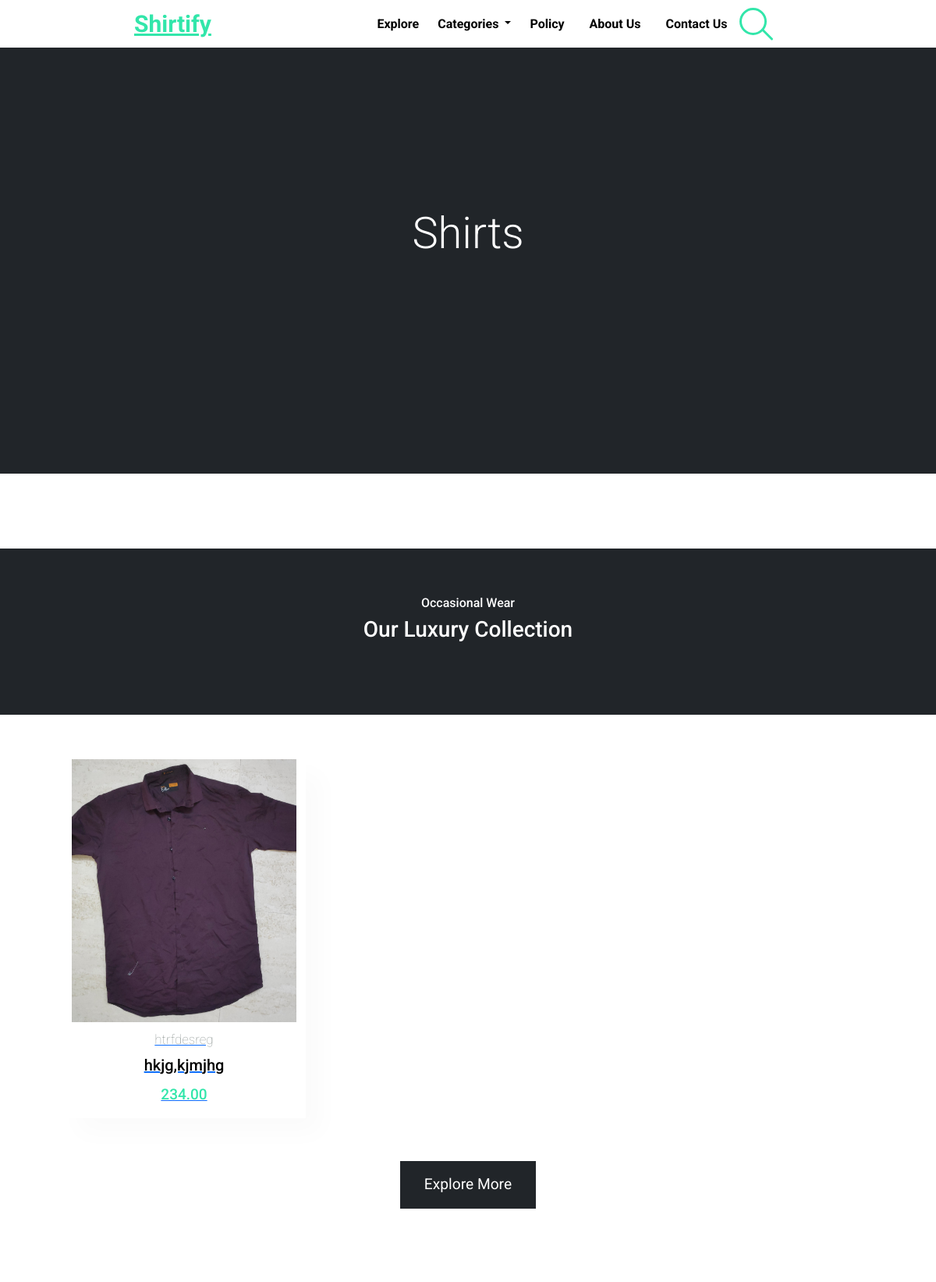
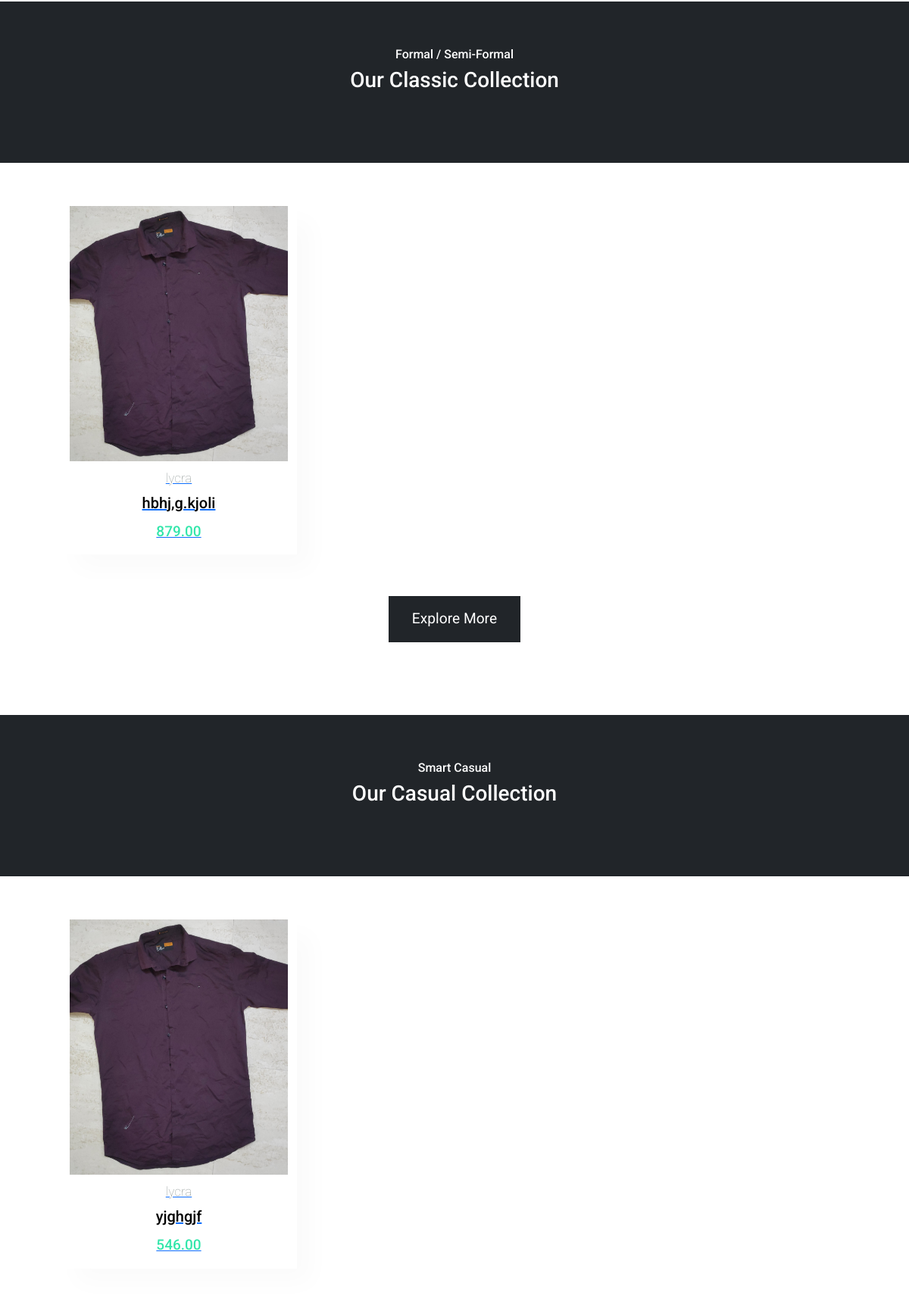
The app's page /mens-category/ (upper part) with its own data (2 pictures, top to bottom).
### main_app/models.py (models this page shows, shortened)
class occational(models.Model):
    title = models.CharField(max_length=255)
    cloth_material_category = models.CharField(max_length=100)
    description = models.TextField()
    price = models.DecimalField(max_digits=10, decimal_places=2)
    quantity = models.IntegerField()
    image = models.ImageField(upload_to='product_images/')
    url= models.CharField(max_length=400)
    tags= models.CharField(max_length=200, blank=True)

class formal(models.Model):
    title = models.CharField(max_length=255)
    cloth_material_category = models.CharField(max_length=100)
    description = models.TextField()
    price = models.DecimalField(max_digits=10, decimal_places=2)
    quantity = models.IntegerField()
    image = models.ImageField(upload_to='product_images/')
    url= models.CharField(max_length=400)
    tags= models.CharField(max_length=200, blank=True)

class casual(models.Model):
    title = models.CharField(max_length=255)
    cloth_material_category = models.CharField(max_length=100)
    description = models.TextField()
    price = models.DecimalField(max_digits=10, decimal_places=2)
    quantity = models.IntegerField()
    image = models.ImageField(upload_to='product_images/')
    url= models.CharField(max_length=400)
    tags= models.CharField(max_length=200, blank=True)

### main_app/views.py (the view)
# urls.py: path('mens-category/', views.mens, name='men-category'),
def mens(request):
    lux= occational.objects.all()
    form= formal.objects.all()
    cas= casual.objects.all()
    kds= kids.objects.all()
    return render (request, 'men.html', {'lux': lux, 'form': form, 'cas': cas,'kds':kds})

### main_app/templates/men.html (shortened to what this page needs)
{%load static%}
<!DOCTYPE html>
<html lang="en">
<head>
  <link href="https://cdn.jsdelivr.net/npm/bootstrap@5.3.3/dist/css/bootstrap.min.css"rel="stylesheet"
crossorigin="anonymous">
  <link rel="stylesheet"href="{% static "css/style.css"%} ">
    <link rel="stylesheet"href="https://cdnjs.cloudflare.com/ajax/libs/font-awesome/6.1.1/css/all.min.css">
</head>
<body>
  <header>
    <nav id="navbar" class="navbar navbar-expand-lg fixed-top navbar-light bg-transparent">
      <div class="container-fluid d-flex justify-content-between">
          <a class="brand1" href="{% url "home" %}">Shirtify</a>
          <div class="collapse navbar-collapse justify-content-center" id="navbarSupportedContent">
              <ul class="navbar-nav align-items-center">
                  <li class="nav-item">
                      <a class="nav-link mx-2" href="{% url "men-category" %}">Explore</a>
                  </li>
                  <li class="nav-item dropdown">
                      <a class="nav-link dropdown-toggle" href="#" role="button" data-bs-toggle="dropdown"
                          aria-expanded="false">
                          Categories
                      </a>
                  </li>
                  <li class="nav-item">
                      <a class="nav-link mx-2" href="#!">Policy</a>
                  </li>
                  <li class="nav-item">
                      <a class="nav-link mx-2" href="{% url "about" %}">About Us</a>
                  </li>
                  <li class="nav-item">
                      <a class="nav-link mx-2" href=" {% url "contact" %}">Contact Us</a>
                  </li>
                  <li class="nav-item">
                      <div class="cntr">
                          <div class="cntr-innr">
                            <form method="get" action="{% url 'search' %}">
                              <label class="search" for="inpt_search">
                                <input id="inpt_search" name="q" type="text"  />
                              </label>
                            </form>
                          </div>
                      </div>
                  </li>
              </ul>
          </div>
      </div>
  </nav>
  </header>
  <div class="jumbotron jumbotron-fluid text-center bg-dark position-relative">
    <video autoplay loop muted class="img-fluid"style="width: 100%; height: 80%; object-fit: cover;">
      <source src="{% static "video_assets/shirts.mp4"%}"type="video/mp4">
    </video>
    <div class="container position-absolute top-50 start-50 translate-middle"style="color: white;">
      <h1 class="display-4">Shirts</h1>
    </div>
  </div>
  <section id="long-card"style="position: relative;">
    <div class="card bg-dark text-white"style="border: none; border-radius: 0;">
      <div class="slogan">
        <p class="h6"> Occasional Wear </p>
        <p class="h3">Our Luxury Collection</p><br>
      </div>
    </div>
  </section>
  <section id="Product" class="section-p1">
    <div class="pro-container">
      {% for i in lux|slice:":6" %}
      <div class="pro">
        <a href="{% url 'product_detail' 'lux' i.id %}">
        <img src="{{ i.image.url }}" alt="shirt 1">
        <div class="desc">
          <span>{{ i.cloth_material_category }}</span>
          <h5>{{i.title}}</h5>
          <h4>{{i.price}}</h4>
        </div>
      </a>
      </div>
      {% endfor %}
    </div>
  </section>
  <div class="text-center">
    <a href="{% url "occasional" %} ">
      <button class="btn btn-dark custom-button">Explore More</button>
    </a>
</div>
  <section id="long-card"style="position: relative;">
    <div class="card bg-dark text-white"style="border: none; border-radius: 0;">
      <div class="slogan">
        <p class="h6"> Formal / Semi-Formal </p>
        <p class="h3">Our Classic Collection</p><br>
      </div>
    </div>
  </section>
  <section id="Product" class="section-p1">
    <div class="pro-container">
      {% for i in form|slice:":6" %}
      <div class="pro">
        <a href="{% url 'product_detail' 'form' i.id %}">
        <img src="{{ i.image.url }}" alt="shirt 1">
        <div class="desc">
          <span>{{ i.cloth_material_category }}</span>
          <h5>{{i.title}}</h5>
          <h4>{{i.price}}</h4>
        </div>
      </a>
      </div>
      {% endfor %}
    </div>
  </section>
  <div class="text-center">
    <a href="{% url "formals" %} ">
      <button class="btn btn-dark custom-button">Explore More</button>
    </a>
</div>
  <section id="long-card"style="position: relative;">
    <div class="card bg-dark text-white"style="border: none; border-radius: 0;">
      <div class="slogan">
        <p class="h6"> Smart Casual </p>
        <p class="h3">Our Casual Collection</p><br>
      </div>
    </div>
  </section>
  <section id="Product" class="section-p1">
    <div class="pro-container">
      {% for i in cas|slice:":6" %}
      <div class="pro">
        <a href="{% url 'product_detail' 'cas' i.id %}">
        <img src="{{ i.image.url }}" alt="shirt 1">
        <div class="desc">
          <span>{{ i.cloth_material_category }}</span>
          <h5>{{i.title}}</h5>
          <h4>{{i.price}}</h4>
        </div>
      </a>
      </div>
      {% endfor %}
    </div>
  </section>
</body>
</html>

### main_app/static/css/style.css (style rules this page uses)
body { font-family: 'Roboto', sans-serif; font-weight: 100; }
.section-p1 { padding: 40px 80px; }
.navbar { transition: background-color 0.3s ease-in-out; font-weight: 700; }
.brand1 { font-size: 30px; color: #32e6aa; padding-left: 160px; }
.nav-link { list-style: none; padding: 0; color: black; }
.search { display: inline-block; position: relative; height: 35px; width: 35px; box-sizing: border-box; margin: 0px 8px 7px 0px; padding: 7px 9px 0px 9px; border: 3px solid #32e6aa; border-radius: 25px; transition: all 200ms ease; cursor: text; }
.search:after { content: ""; position: absolute; width: 3px; height: 20px; right: -5px; top: 21px; background: #32e6aa; border-radius: 3px; transform: rotate(-45deg); transition: all 200ms ease; }
.search input { width: 100%; border: none; box-sizing: border-box; font-family: Helvetica; font-size: 15px; color: black; background: transparent; outline-width: 0px; }
#Product { text-align: center; }
#Product .pro-container { display: flex; justify-content: space-between; padding-top: 1px; flex-wrap: wrap; }
#Product .pro { width: 30%; min-width: 250px; padding: 1px 12px; border: none; cursor: pointer; box-shadow: 20px 20px 30px rgba(0, 0, 0, 0.02); margin: 15px 0; transition: 0.2s ease; position: relative; }
#Product .pro img { width: 100%; }
#Product .pro .desc { text-align: center; padding: 10px 0; }
#Product .pro .desc span { color: #929a98; font-size: 17px; }
#Product .pro .desc h5 { padding-top: 7px; color: black; font-size: 20px; }
#Product .pro .desc h4 { padding-top: 7px; font-size: 19px; color:#32e6aa; }
#long-card { padding-top: 8%; }
#long-card .slogan { padding-top: 5%; padding-bottom: 5%; text-align: center; }
.custom-button { padding: 15px 30px; font-size: 1.2em; border-radius: 0px; transition: background-color 0.3s ease, color 0.3s ease; }

### records on screen
occational: image (picture), cloth_material_category "htrfdesreg", title "hkjg,kjmjhg", price "234.00"
formal: image (picture), cloth_material_category "lycra", title "hbhj,g.kjoli", price "879.00"
casual: image (picture), cloth_material_category "lycra", title "yjghgjf", price "546.00"
